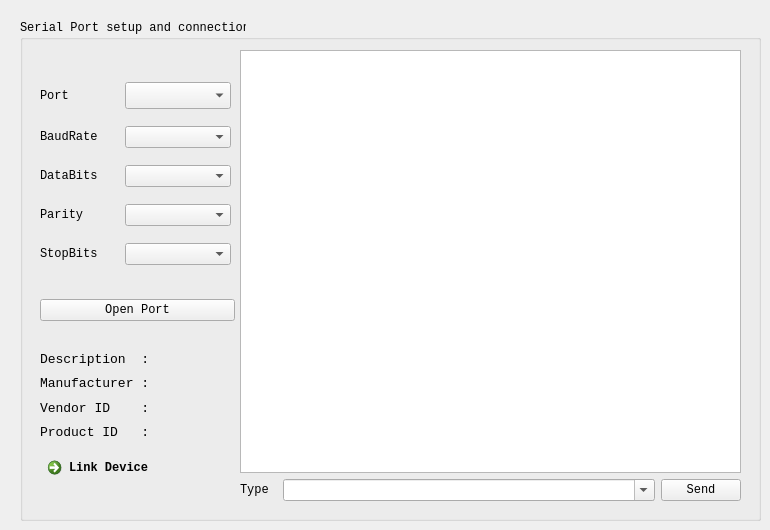
    <widget class="QWidget" name="tab">
     <attribute name="title">
      <string>Serial Port</string>
     </attribute>
     <widget class="QGroupBox" name="groupBox">
      <property name="geometry">
       <rect>
        <x>20</x>
        <y>20</y>
        <width>741</width>
        <height>501</height>
       </rect>
      </property>
      <property name="font">
       <font>
        <family>Consolas</family>
       </font>
      </property>
      <property name="title">
       <string>Serial Port setup and connection</string>
      </property>
      <widget class="QWidget" name="verticalLayoutWidget">
       <property name="geometry">
        <rect>
         <x>20</x>
         <y>50</y>
         <width>191</width>
         <height>211</height>
        </rect>
       </property>
       <layout class="QVBoxLayout" name="verticalLayout">
        <property name="spacing">
         <number>5</number>
        </property>
        <property name="sizeConstraint">
         <enum>QLayout::SetMinimumSize</enum>
        </property>
        <property name="leftMargin">
         <number>0</number>
        </property>
        <item>
         <layout class="QHBoxLayout" name="horizontalLayout_2" stretch="3,4">
          <property name="sizeConstraint">
           <enum>QLayout::SetDefaultConstraint</enum>
          </property>
          <item>
           <widget class="QLabel" name="label_Port">
            <property name="font">
             <font>
              <family>Consolas</family>
             </font>
            </property>
            <property name="text">
             <string>Port</string>
            </property>
           </widget>
          </item>
          <item>
           <widget class="QComboBox" name="comboBox_PortName">
            <property name="font">
             <font>
              <family>Consolas</family>
              <pointsize>12</pointsize>
             </font>
            </property>
           </widget>
          </item>
         </layout>
        </item>
        <item>
         <layout class="QHBoxLayout" name="horizontalLayout_3" stretch="3,4">
          <item>
           <widget class="QLabel" name="label_BaudRate">
            <property name="font">
             <font>
              <family>Consolas</family>
             </font>
            </property>
            <property name="text">
             <string>BaudRate</string>
            </property>
           </widget>
          </item>
          <item>
           <widget class="QComboBox" name="comboBox_BaudRate">
            <property name="font">
             <font>
              <family>Consolas</family>
             </font>
            </property>
           </widget>
          </item>
         </layout>
        </item>
        <item>
         <layout class="QHBoxLayout" name="horizontalLayout_4" stretch="3,4">
          <item>
           <widget class="QLabel" name="label_DataBits">
            <property name="font">
             <font>
              <family>Consolas</family>
             </font>
            </property>
            <property name="text">
             <string>DataBits</string>
            </property>
           </widget>
          </item>
          <item>
           <widget class="QComboBox" name="comboBox_DataBits">
            <property name="font">
             <font>
              <family>Consolas</family>
             </font>
            </property>
           </widget>
          </item>
         </layout>
        </item>
        <item>
         <layout class="QHBoxLayout" name="horizontalLayout_5" stretch="3,4">
          <item>
           <widget class="QLabel" name="label_Parity">
            <property name="font">
             <font>
              <family>Consolas</family>
             </font>
            </property>
            <property name="text">
             <string>Parity  </string>
            </property>
           </widget>
          </item>
          <item>
           <widget class="QComboBox" name="comboBox_Parity">
            <property name="font">
             <font>
              <family>Consolas</family>
             </font>
            </property>
           </widget>
          </item>
         </layout>
        </item>
        <item>
         <layout class="QHBoxLayout" name="horizontalLayout_6" stretch="3,4">
          <item>
           <widget class="QLabel" name="label_StopBits">
            <property name="font">
             <font>
              <family>Consolas</family>
             </font>
            </property>
            <property name="text">
             <string>StopBits</string>
            </property>
           </widget>
          </item>
          <item>
           <widget class="QComboBox" name="comboBox_StopBits">
            <property name="font">
             <font>
              <family>Consolas</family>
             </font>
            </property>
           </widget>
          </item>
         </layout>
        </item>
       </layout>
      </widget>
      <widget class="QWidget" name="verticalLayoutWidget_2">
       <property name="geometry">
        <rect>
         <x>20</x>
         <y>330</y>
         <width>191</width>
         <height>91</height>
        </rect>
       </property>
       <layout class="QVBoxLayout" name="vlayout_PortInfo">
        <property name="sizeConstraint">
         <enum>QLayout::SetDefaultConstraint</enum>
        </property>
        <item>
         <widget class="QLabel" name="label_Description">
          <property name="font">
           <font>
            <pointsize>10</pointsize>
           </font>
          </property>
          <property name="text">
           <string>Description  :</string>
          </property>
         </widget>
        </item>
        <item>
         <widget class="QLabel" name="label_Manufacturer">
          <property name="font">
           <font>
            <family>Consolas</family>
            <pointsize>10</pointsize>
           </font>
          </property>
          <property name="text">
           <string>Manufacturer :</string>
          </property>
         </widget>
        </item>
        <item>
         <widget class="QLabel" name="label_VendorID">
          <property name="font">
           <font>
            <family>Consolas</family>
            <pointsize>10</pointsize>
           </font>
          </property>
          <property name="text">
           <string>Vendor ID    :</string>
          </property>
         </widget>
        </item>
        <item>
         <widget class="QLabel" name="label_ProductID">
          <property name="font">
           <font>
            <family>Consolas</family>
            <pointsize>10</pointsize>
           </font>
          </property>
          <property name="text">
           <string>Product ID   :</string>
          </property>
         </widget>
        </item>
       </layout>
      </widget>
      <widget class="QCommandLinkButton" name="btn_LinkDevice">
       <property name="geometry">
        <rect>
         <x>20</x>
         <y>430</y>
         <width>191</width>
         <height>41</height>
        </rect>
       </property>
       <property name="text">
        <string>Link Device</string>
       </property>
      </widget>
      <widget class="QWidget" name="horizontalLayoutWidget_20">
       <property name="geometry">
        <rect>
         <x>20</x>
         <y>270</y>
         <width>195</width>
         <height>41</height>
        </rect>
       </property>
       <layout class="QHBoxLayout" name="horizontalLayout_26">
        <item>
         <widget class="QPushButton" name="btn_OpenPort">
          <property name="font">
           <font>
            <family>Consolas</family>
           </font>
          </property>
          <property name="text">
           <string>Open Port</string>
          </property>
         </widget>
        </item>
       </layout>
      </widget>
      <widget class="QWidget" name="verticalLayoutWidget_15">
       <property name="geometry">
        <rect>
         <x>220</x>
         <y>30</y>
         <width>501</width>
         <height>451</height>
        </rect>
       </property>
       <layout class="QVBoxLayout" name="verticalLayout_19" stretch="6,1">
        <item>
         <widget class="QPlainTextEdit" name="txt_Console">
          <property name="font">
           <font>
            <family>Consolas</family>
           </font>
          </property>
          <property name="contextMenuPolicy">
           <enum>Qt::DefaultContextMenu</enum>
          </property>
          <property name="backgroundVisible">
           <bool>false</bool>
          </property>
         </widget>
        </item>
        <item>
         <layout class="QHBoxLayout" name="horizontalLayout_27" stretch="1,10,2">
          <property name="sizeConstraint">
           <enum>QLayout::SetNoConstraint</enum>
          </property>
          <item>
           <widget class="QLabel" name="label_39">
            <property name="font">
             <font>
              <family>Consolas</family>
             </font>
            </property>
            <property name="text">
             <string>Type</string>
            </property>
           </widget>
          </item>
          <item>
           <widget class="QComboBox" name="txt_CmdSend">
            <property name="sizePolicy">
             <sizepolicy hsizetype="Preferred" vsizetype="Fixed">
              <horstretch>0</horstretch>
              <verstretch>0</verstretch>
             </sizepolicy>
            </property>
            <property name="font">
             <font>
              <family>Consolas</family>
              <weight>75</weight>
              <bold>true</bold>
             </font>
            </property>
            <property name="editable">
             <bool>true</bool>
            </property>
            <property name="duplicatesEnabled">
             <bool>true</bool>
            </property>
           </widget>
          </item>
          <item>
           <widget class="QPushButton" name="btn_CmdSend">
            <property name="font">
             <font>
              <family>Consolas</family>
             </font>
            </property>
            <property name="text">
             <string>Send</string>
            </property>
           </widget>
          </item>
         </layout>
        </item>
       </layout>
      </widget>
     </widget>
    </widget>
